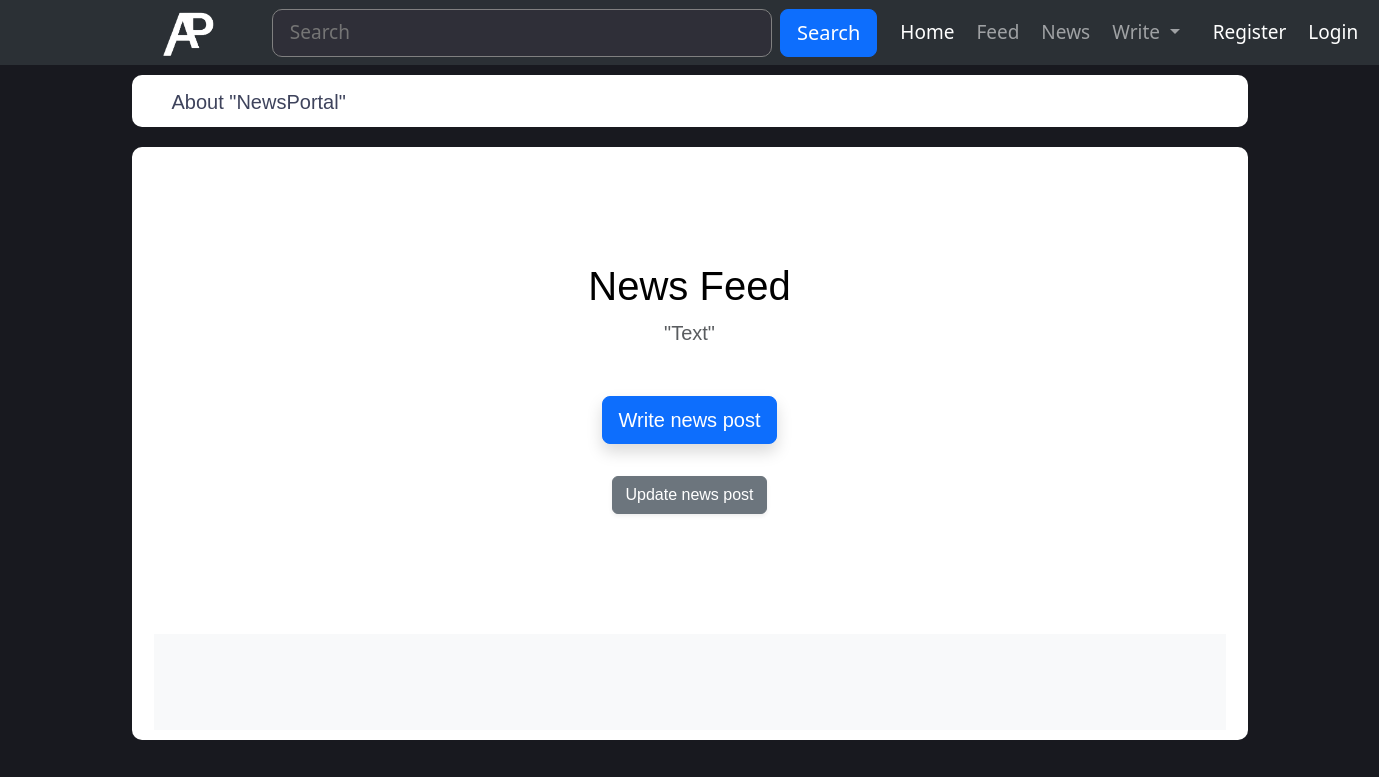
Before: /news_portal_g1/home.php with the older database file.
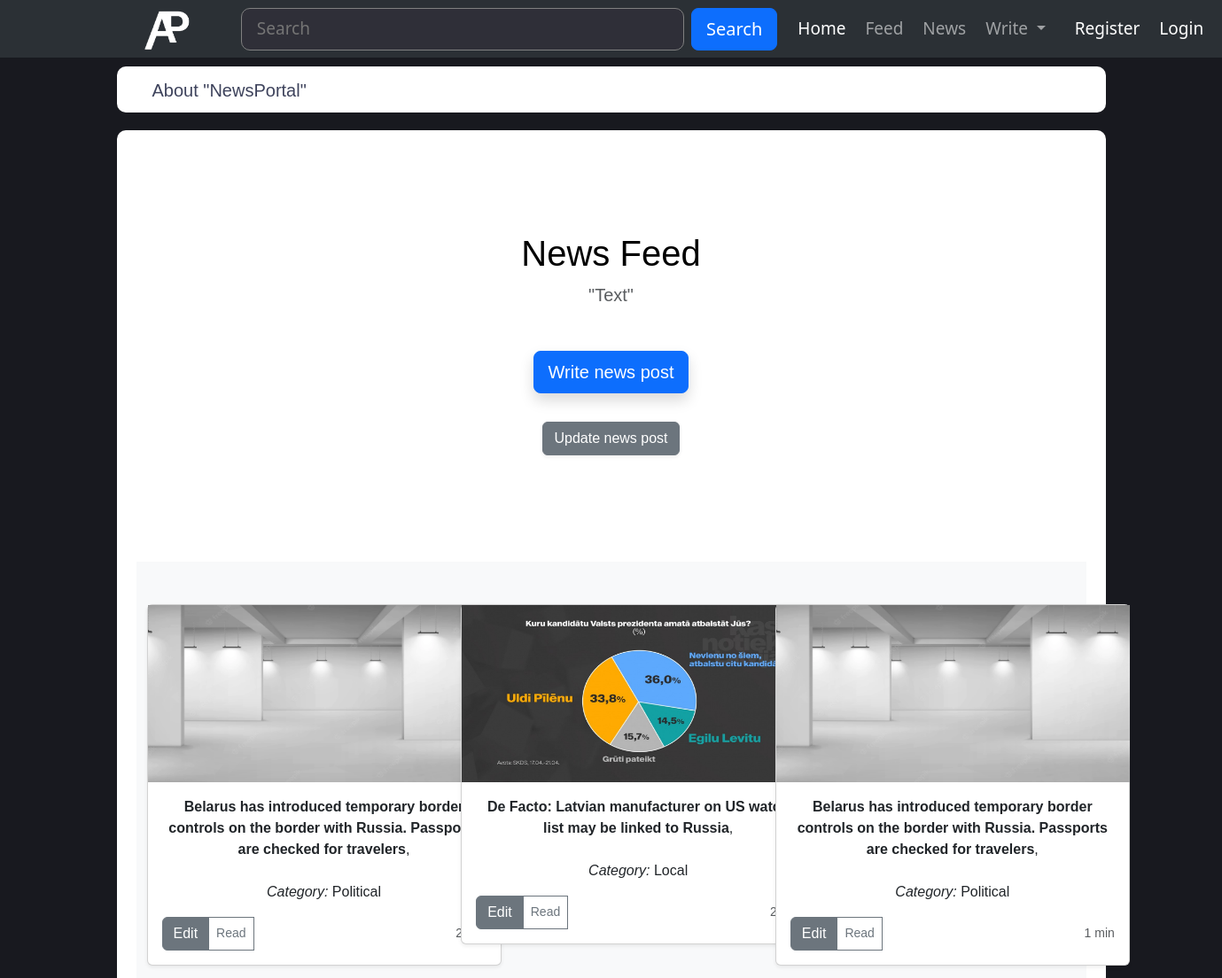
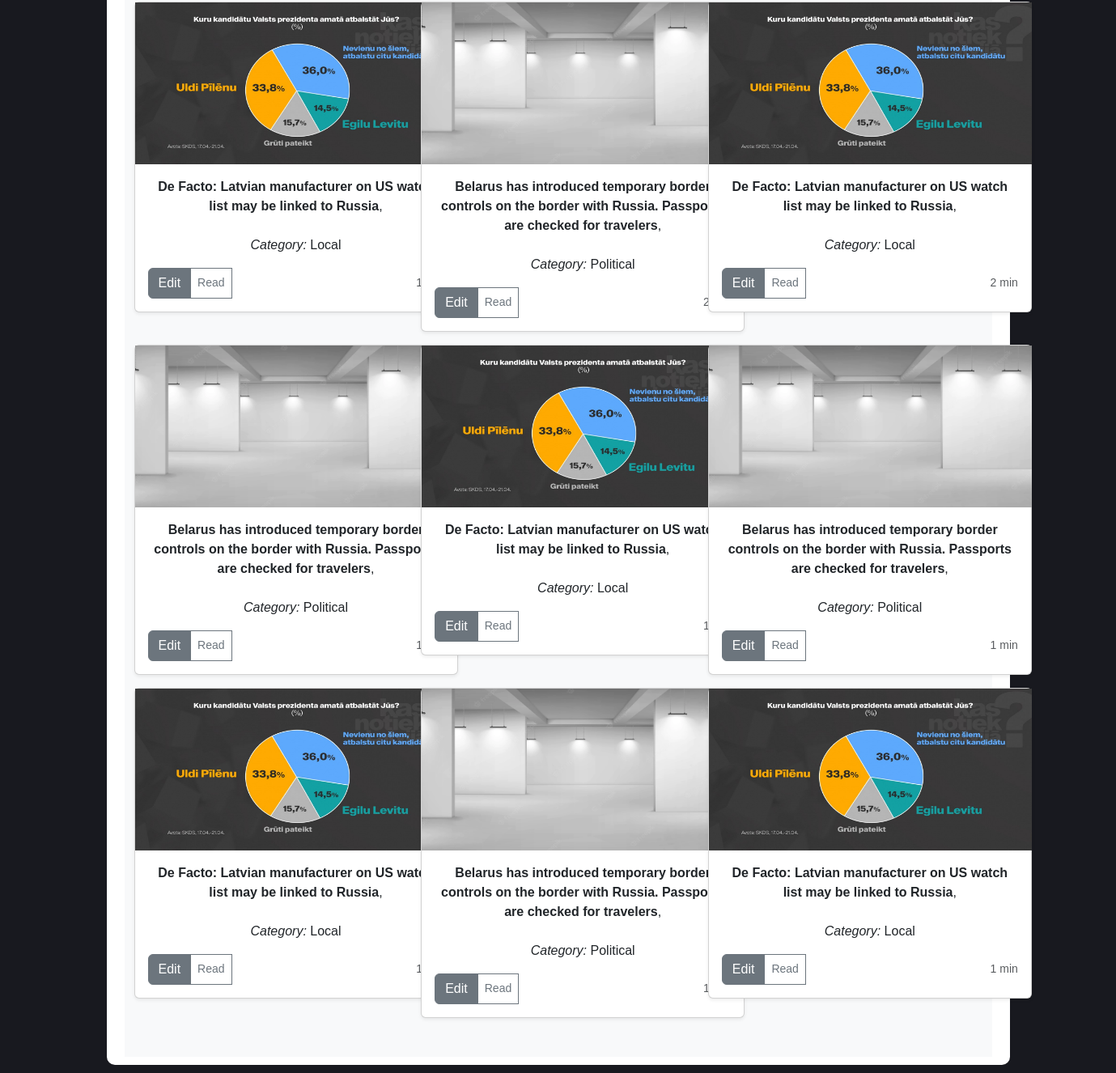
After: the same page with the newer database file (2 pictures, top to bottom).
### tables this page shows
CREATE TABLE `news` (
  `n_id` int(11) NOT NULL,
  `n_title` varchar(255) NOT NULL,
  `n_category` varchar(255) NOT NULL,
  `n_content` varchar(10000) NOT NULL,
  `n_img` varchar(200) NOT NULL
);

### news_portal_g1/func.php (called while the page is built)
<?php
function get_news()
{
    $servername = "localhost";
    $database = "news_portal";
    $username = "root";
    $password = "";
    $conn = mysqli_connect($servername, $username, $password, $database);
    $news = mysqli_query($conn, "SELECT * FROM `news`");
    return mysqli_fetch_all($news, MYSQLI_ASSOC);
}

### news_portal_g1/home.php (the view, shortened to what this page needs)
<?php
include_once "header.php";
require_once 'func.php';
$news= get_news();
?>
  </head>
  <body>
              <div class="container  collum-main color-main">
                <div class="row align-items-start">
                  <div class="col">
                <div class="album-try">
                <h5><a href="about_us.php" class="no-decoration">About "NewsPortal"</a></h5>
                </div>
                    <div class="div1">
                        <div class="container text-center">
                            <div class="row align-items-start">
                              <div class="col">
                              <div class="row row-cols-1 row-cols-sm-2 row-cols-md-3 g-3">
                              <div class="container">
      <button class="navbar-toggler" type="button" data-bs-toggle="collapse" data-bs-target="#navbarHeader" aria-controls="navbarHeader" aria-expanded="false" aria-label="Toggle navigation">
        <span class="navbar-toggler-icon"></span>
      </button>
    </div>
  </div>
<main>
  <section class="py-5 text-center container">
    <div class="row py-lg-5">
      <div class="col-lg-6 col-md-8 mx-auto">
        <h1 class="fw-light">News Feed</h1>
        <p class="lead text-body-secondary">"Text"</p><br>
        <p>
         <button id="myBtn2" class="btn btn-primary my-2 shadow btn-lg">Write news post</button>
          <a href="#" class="btn btn-secondary my-2 shadow-sm">Update news post</a>
     </div>
  </div>
      </div>
    </div>
  <div class="album py-5 bg-body-tertiary">
    <div class="container">
      <div class="row row-cols-1 row-cols-sm-2 row-cols-md-3 g-3">
      <?php if(!empty($news)): ?>
      <?php foreach ($news as $newsItem): ?>
        <div class="col">
          <div class="card shadow-sm"shadow-sm>
          <img src="<?= $newsItem["n_img"]?>" width="399px" height="200px" xmlns="http://www.w3.org/2000/svg" role="img" aria-label="Placeholder: Thumbnail"
          preserveAspectRatio="xMidYMid slice" focusable="false"><title>Placeholder</title><rect width="100%" height="100%" fill="#55595c"/>
            <div class="card-body ">
            <p class="card-text"><b><?= $newsItem["n_title"]?></b>,<br><br> <i>Category:</i> <?=$newsItem["n_category"]?><br></p>
              <div class="d-flex justify-content-between align-items-center">
                <div class="btn-group">
                <a href="?cart=add&id=<?=$newsItem["n_id"]?>"class="btn btn-secondary"   data-id="<?=$newsItem["n_id"]?>">Edit</a>
                  <button type="button" id="myBtn" class="btn btn-sm btn-outline-secondary">Read</button>
                </div>
                <small class="text-body-secondary">2 min</small>
              </div>
            </div>
          </div>
        </div>
        <?php endforeach; ?>
        <?php endif; ?>
        <?php if(!empty($news)): ?>
      <?php foreach ($news as $newsItem): ?>
        <div class="col">
          <div class="card shadow-sm"shadow-sm>
          <img src="<?= $newsItem["n_img"]?>" width="399px" height="200px" xmlns="http://www.w3.org/2000/svg" role="img" aria-label="Placeholder: Thumbnail"
          preserveAspectRatio="xMidYMid slice" focusable="false"><title>Placeholder</title><rect width="100%" height="100%" fill="#55595c"/>
            <div class="card-body ">
            <p class="card-text"><b><?= $newsItem["n_title"]?></b>,<br><br> <i>Category:</i> <?=$newsItem["n_category"]?><br></p>
              <div class="d-flex justify-content-between align-items-center">
                <div class="btn-group">
                <a href="?cart=add&id=<?=$newsItem["n_id"]?>"class="btn btn-secondary"   data-id="<?=$newsItem["n_id"]?>">Edit</a>
                  <button type="button" id="myBtn" class="btn btn-sm btn-outline-secondary">Read</button>
                </div>
                <small class="text-body-secondary">1 min</small>
              </div>
            </div>
          </div>
        </div>
        <?php endforeach; ?>
        <?php endif; ?>
        <?php if(!empty($news)): ?>
      <?php foreach ($news as $newsItem): ?>
        <div class="col">
          <div class="card shadow-sm"shadow-sm>
          <img src="<?= $newsItem["n_img"]?>" width="399px" height="200px" xmlns="http://www.w3.org/2000/svg" role="img" aria-label="Placeholder: Thumbnail"
          preserveAspectRatio="xMidYMid slice" focusable="false"><title>Placeholder</title><rect width="100%" height="100%" fill="#55595c"/>
            <div class="card-body ">
            <p class="card-text"><b><?= $newsItem["n_title"]?></b>,<br><br> <i>Category:</i> <?=$newsItem["n_category"]?><br></p>
              <div class="d-flex justify-content-between align-items-center">
                <div class="btn-group">
                <a href="?cart=add&id=<?=$newsItem["n_id"]?>"class="btn btn-secondary"   data-id="<?=$newsItem["n_id"]?>">Edit</a>
                  <button type="button" id="myBtn" class="btn btn-sm btn-outline-secondary">Read</button>
                </div>
                <small class="text-body-secondary">2 min</small>
              </div>
            </div>
          </div>
        </div>
        <?php endforeach; ?>
        <?php endif; ?>
        <?php if(!empty($news)): ?>
      <?php foreach ($news as $newsItem): ?>
        <div class="col">
          <div class="card shadow-sm"shadow-sm>
          <img src="<?= $newsItem["n_img"]?>" width="399px" height="200px" xmlns="http://www.w3.org/2000/svg" role="img" aria-label="Placeholder: Thumbnail"
          preserveAspectRatio="xMidYMid slice" focusable="false"><title>Placeholder</title><rect width="100%" height="100%" fill="#55595c"/>
            <div class="card-body ">
            <p class="card-text"><b><?= $newsItem["n_title"]?></b>,<br><br> <i>Category:</i> <?=$newsItem["n_category"]?><br></p>
              <div class="d-flex justify-content-between align-items-center">
                <div class="btn-group">
                <a href="?cart=add&id=<?=$newsItem["n_id"]?>"class="btn btn-secondary"   data-id="<?=$newsItem["n_id"]?>">Edit</a>
                  <button type="button" id="myBtn" class="btn btn-sm btn-outline-secondary">Read</button>
                </div>
                <small class="text-body-secondary">1 min</small>
              </div>
            </div>
          </div>
        </div>
        <?php endforeach; ?>
        <?php endif; ?>
        <?php if(!empty($news)): ?>
      <?php foreach ($news as $newsItem): ?>
        <div class="col">
          <div class="card shadow-sm"shadow-sm>
          <img src="<?= $newsItem["n_img"]?>" width="399px" height="200px" xmlns="http://www.w3.org/2000/svg" role="img" aria-label="Placeholder: Thumbnail"
          preserveAspectRatio="xMidYMid slice" focusable="false"><title>Placeholder</title><rect width="100%" height="100%" fill="#55595c"/>
            <div class="card-body ">
            <p class="card-text"><b><?= $newsItem["n_title"]?></b>,<br><br> <i>Category:</i> <?=$newsItem["n_category"]?><br></p>
              <div class="d-flex justify-content-between align-items-center">
                <div class="btn-group">
                <a href="?cart=add&id=<?=$newsItem["n_id"]?>"class="btn btn-secondary"   data-id="<?=$newsItem["n_id"]?>">Edit</a>
                  <button type="button" id="myBtn" class="btn btn-sm btn-outline-secondary">Read</button>
                </div>
                <small class="text-body-secondary">1 min</small>
              </div>
            </div>
          </div>
        </div>
        <?php endforeach; ?>
        <?php endif; ?>
        <?php if(!empty($news)): ?>
      <?php foreach ($news as $newsItem): ?>
        <div class="col">
          <div class="card shadow-sm"shadow-sm>
          <img src="<?= $newsItem["n_img"]?>" width="399px" height="200px" xmlns="http://www.w3.org/2000/svg" role="img" aria-label="Placeholder: Thumbnail"
          preserveAspectRatio="xMidYMid slice" focusable="false"><title>Placeholder</title><rect width="100%" height="100%" fill="#55595c"/>
            <div class="card-body ">
            <p class="card-text"><b><?= $newsItem["n_title"]?></b>,<br><br> <i>Category:</i> <?=$newsItem["n_category"]?><br></p>
              <div class="d-flex justify-content-between align-items-center">
                <div class="btn-group">
                <a href="?cart=add&id=<?=$newsItem["n_id"]?>"class="btn btn-secondary"   data-id="<?=$newsItem["n_id"]?>">Edit</a>
                  <button type="button" id="myBtn" class="btn btn-sm btn-outline-secondary">Read</button>
                </div>
                <small class="text-body-secondary">1 min</small>
              </div>
            </div>
          </div>
        </div>
        <?php endforeach; ?>
        <?php endif; ?>
      </div>
  </body>
</html>

### news_portal_g1/header.php (shortened to what this page needs)
<!doctype html>
<html lang="en">
  <head>
    <link rel ="stylesheet" href="https://cdn.jsdelivr.net/npm/bootstrap@5.3.0-alpha1/dist/css/bootstrap.min.css" rel="stylesheet">
    <link rel ="stylesheet" href="style.css">
  </head>
  <body>
    <nav class="padding-navbar navbar navbar-expand-lg bg-body-tertiary navbar bg-dark class-navbar" data-bs-theme="dark">
    <div class="container-fluid">
    <a href="home.php"><img class="navbar-brand" src="/news_portal_g1/pictures/ap-logo.png" width="100px" alt=""></a>
        <form class="d-flex" role="search">
        <input class="form-control-header me-2" type="search" placeholder="   Search" aria-label="Search">
        <button class=" btn btn-lg btn-primary border-radiuss-10" type="submit">Search</button>
        </form>
    </div>
    <ul class="navbar-nav me-auto my-2 my-lg-0 navbar-nav-scroll " style="--bs-scroll-height: 100px;">
        <li class="nav-item">
            <a class="nav-link active" aria-current="page" href="home.php">Home</a>
        </li>
        <li class="nav-item">
            <a class="nav-link" href="feed_(test).php">Feed</a>
        </li>
        <li class="nav-item">
            <a class="nav-link" href="#">News</a>
            </li>
        <li class="nav-item dropdown">
            <a class="btn btn-primary nav-link dropdown-toggle" href="#" role="button"
             data-bs-toggle="dropdown" aria-expanded="false">
            Write
            </a>
        </li>
    <li class="menu-member">
        <?php
            if(isset($_SESSION["username"]))
            {
        ?>
            <li><a href="profile.php" class=" border nav-link border border-white rounded  css-test" href="index.php"><?php echo $_SESSION['username']; ?></a></li>
            <li><a href="logout.php" class="nav-link">Logout</a></li>
        <?php
            }
            else
            {
        ?>
            <li><a href="index.php" class="nav-link active">&nbspRegister</a></li>
            <li><a href="login.php" class="nav-link active">Login</a></li>
        <?php
            }
        ?>
    </li>
        </ul>
    </nav>

### news_portal_g1/header.php (style rules this page uses)
li { margin:3px; }
.padding-navbar { padding-left: 8rem; padding-right: 8rem; }
.class-navbar { height: 65px; font-size: 19px; }
.form-control-header { width: 500px; border-radius: 10px; background-color: rgb(47, 47, 56); color: rgb(219, 219, 219); border-width: 1px; border-style:solid; border-color: gray; }
.collum-main { height: 100%; padding-bottom: 10px; background-color: #2e2c2c; color: #fff; }

### news_portal_g1/home.php (style rules this page uses)
body { background-color: rgb(24, 25, 31); }
.div1 { background-color: #fff; border-radius: 10px; margin-top: 20px; padding: 10px; color:black; font-family:Arial, Helvetica, sans-serif }
.card { width:400px; }
.album-try { border-radius: 10px; margin-top: 10px; padding-left: 40px; padding-right: 30px; padding-bottom: 5px; padding-top: 15px; text-decoration: none; background-color: #fff; color: black; font-family: Arial, Helvetica, sans-serif; display: block; }
.color-main { background-color: #18191f; }
.no-decoration { text-decoration: none; color: #3e435c; }

Changed rows visible on the page:
added news: n_img (picture), n_title "Belarus has introduced temporary border controls on the border with Russia. Passports are checked for travelers", n_category "Political"
added news: n_img (picture), n_title "De Facto: Latvian manufacturer on US watch list may be linked to Russia", n_category "Local"
